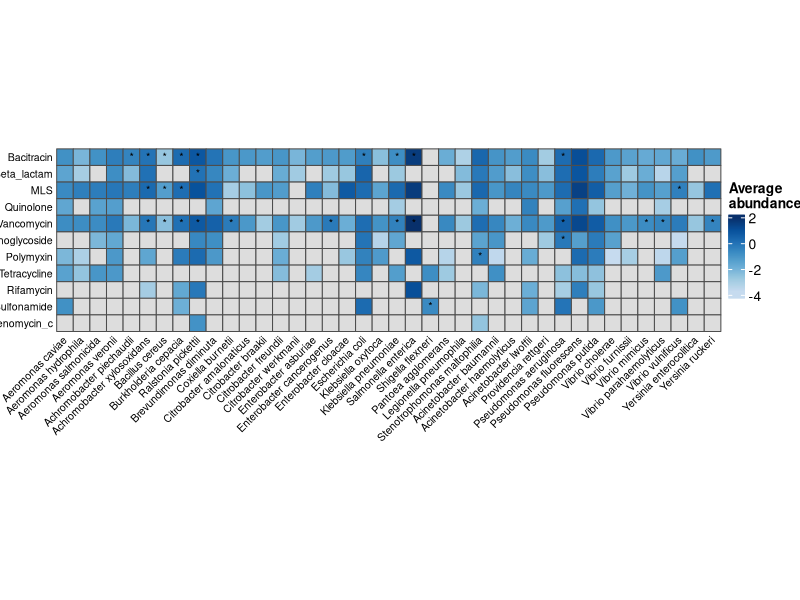

Reproduce this figure in R.
pkgs <- c("ComplexHeatmap", "RColorBrewer")
for (p in pkgs) {
  if (!requireNamespace(p, quietly = TRUE)) {
    install.packages(p)
  }
  library(p, character.only = TRUE)
}

freshwater_data <- read.csv("./data/Fig3c1.csv", row.names = 1)
AP_freshwater_df_s_sort <- read.csv("./data/Fig3c2.csv", row.names = 1)

# Freshwater heatmap
p <- ComplexHeatmap::pheatmap(
  mat = log10(t(freshwater_data)),
  name = "Average\nabundance (tpm)",
  scale = "none",
  na_col = "#dddddd",
  cluster_cols = F,
  cluster_rows = F,
  fontsize_col = 7.62,
  fontsize_row = 7.62,
  angle_col = "45",
  row_names_side = "left",
  column_names_side = "bottom",
  cellwidth = 12,
  cellheight = 12,
  color = colorRampPalette(brewer.pal(9, "Blues")[3:9], bias = 1)(256),
  display_numbers = F,
  number_format = "%.0f",
  border_color = "grey30",
  cell_fun = function(j, i, x, y, width, height, fill) {
    if (t(AP_freshwater_df_s_sort)[i, j] == 1)
      grid.text("*", x, y, gp = gpar(fontsize = 9 * 0.9))
  }
)

pdf("./figures/Fig3c.pdf", family = "ArialMT", width = 10)
p
dev.off()
